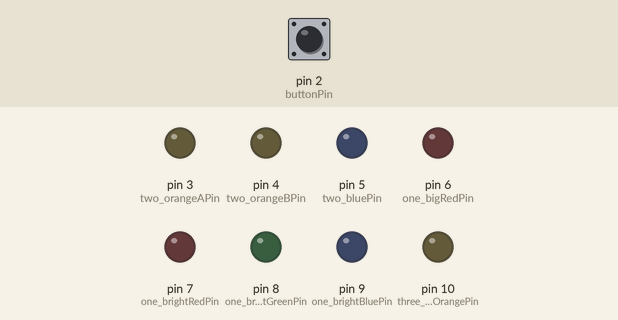
A sketch run on a simulated Arduino Mega 2560, built with avr-gcc and run on an emulated ATmega2560. On the bench: output pins drawn as LEDs (lit = HIGH). The test bench sets the inputs (shaded band); at power-on: pin 2 (buttonPin) HIGH.

Above: at 1.2 s.
1.3 s: pin 2 (buttonPin) pulled LOW for 0.15 s
At 2.2 s:
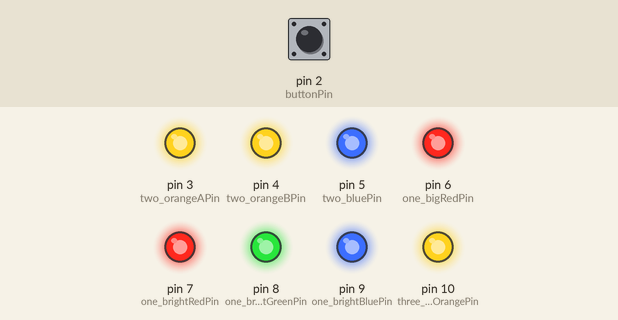
Timing chart, 0 to 4.3 s (numbered marks = the images above; inputs shaded):
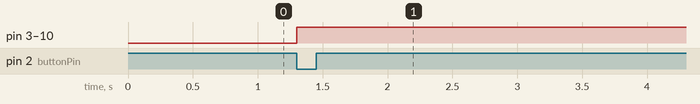

Measured:
- after the input at 1.3 s, pin 3 (two_orangeAPin), pin 4 (two_orangeBPin), pin 5 (two_bluePin), pin 6 (one_bigRedPin), pin 7 (one_brightRedPin), pin 8 (one_brightGreenPin), pin 9 (one_brightBluePin), pin 10 (three_bigOrangePin): LOW → HIGH at once

The sketch:

light-sculpture-assignment.ino
```cpp
// BUTTON
const int buttonPin = 2;
const int buttonValueWhenPressed = LOW; // two pin button

// MEGA BULB 1
// super bright RGB led
int one_brightRedPin = 7;
int one_brightGreenPin = 8;
int one_brightBluePin = 9;

int one_bigRedPin = 6;
int one_smallOrangePin;

// MEGA BULB 2
int two_orangeAPin = 3;
int two_orangeBPin = 4;
int two_bluePin = 5;

// MEGA BULB 3
int three_bigOrangePin = 10;

// define pins to involve in fading per mode
int twoModePins[] = {two_orangeAPin, two_bluePin};
int threeModePins[] = {three_bigOrangePin};

// MODES
int currentModeIndex = 0;
String modes[] = {"off", "all", "harmony"};

int buttonState = 1; // variable for reading if button is pushed

void setup()
{
  pinMode(buttonPin, INPUT);     // set up button
  digitalWrite(buttonPin, HIGH); // two pin button, set up with pullup enabled

  // setup MEGA BULB 1
  pinMode(one_brightRedPin, OUTPUT);
  pinMode(one_brightGreenPin, OUTPUT);
  pinMode(one_brightBluePin, OUTPUT);
  pinMode(one_bigRedPin, OUTPUT);

  // setup MEGA BULB 2
  pinMode(two_orangeAPin, OUTPUT);
  pinMode(two_orangeBPin, OUTPUT);
  pinMode(two_bluePin, OUTPUT);

  // setup MEGA BULB 3
  pinMode(three_bigOrangePin, OUTPUT);
}

void loop()
{
  int buttonReading = digitalRead(buttonPin);
  if (buttonReading == buttonValueWhenPressed && buttonReading != buttonState)
  { // check if button has been pressed to switch mode, also prevent double switching if held down
    buttonState = buttonReading; // update the button state to check per loop
    currentModeIndex = (currentModeIndex + 1) % 3; // go to next mode, loop around if end is reached
  }

  // do different light program based on mode
  if (modes[currentModeIndex] == "off")
  {
    turnOff();
  }
  else if (modes[currentModeIndex] == "all")
  {
    allOn();
  }
  else
  {
    harmony();
  }
}

// fade code taken from arduino example
void slowFadeIn(int ledsToBrighten[], int numberOfLeds)
{
  // slowly fade in all listed leds
  for (int fadeValue = 0; fadeValue <= 255; fadeValue += 3)
  {
    for (int currentLed = 0; currentLed < numberOfLeds; currentLed++)
    {
      analogWrite(ledsToBrighten[currentLed], fadeValue);
      delay(50);
    }
  }
}

void slowFadeOut(int ledsToDim[], int numberOfLeds)
{
  // slowly dim all listed leds
  for (int fadeValue = 255; fadeValue >= 0; fadeValue -= 5)
  {
    for (int currentLed = 0; currentLed < numberOfLeds; currentLed++)
    {
      analogWrite(ledsToDim[currentLed], fadeValue);
      delay(30);
    }
  }
}

void turnOff()
{
  digitalWrite(3, LOW);
  digitalWrite(4, LOW);
  digitalWrite(5, LOW);
  digitalWrite(6, LOW);
  digitalWrite(7, LOW);
  digitalWrite(8, LOW);
  digitalWrite(9, LOW);
  digitalWrite(10, LOW);
}

void allOn()
{
  digitalWrite(3, HIGH);
  digitalWrite(4, HIGH);
  digitalWrite(5, HIGH);
  digitalWrite(6, HIGH);
  digitalWrite(7, HIGH);
  digitalWrite(8, HIGH);
  digitalWrite(9, HIGH);
  digitalWrite(10, HIGH);
}

void harmony()
{
  //purple
  analogWrite(one_brightRedPin, 200);
  analogWrite(one_brightBluePin, 100);
  digitalWrite(one_brightGreenPin, LOW);
  delay(1000);

  // lime
  analogWrite(one_brightRedPin, 255);
  analogWrite(one_brightGreenPin, 150);
  digitalWrite(one_bigRedPin, HIGH);
  delay(1000);

  // light blue
  analogWrite(one_brightGreenPin, 150);
  analogWrite(one_brightBluePin, 150);
  digitalWrite(one_brightRedPin, LOW);
  delay(1000);

  slowFadeIn(threeModePins, 1);
  slowFadeIn(twoModePins, 2);
  slowFadeOut(twoModePins, 2);
  slowFadeOut(threeModePins, 1);
}
```
